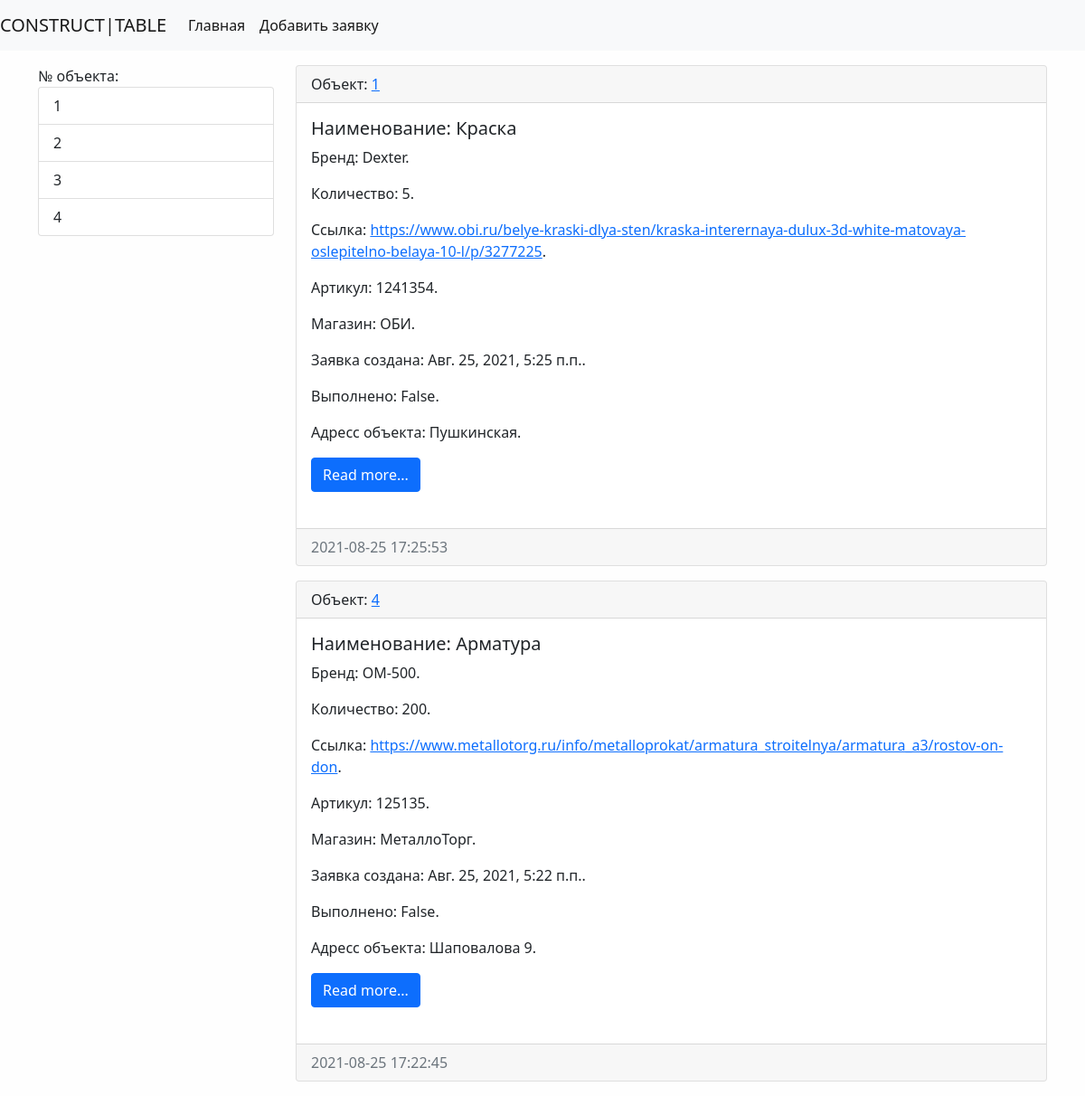
The page / on the database its author committed.
### application/models.py (models this page shows, shortened)
class ConstructionSite(models.Model):
    address = models.CharField(max_length=150, verbose_name='Адрес', db_index=True, blank=True)
    numb = models.IntegerField(validators=[MinValueValidator(1)], verbose_name='Номер объекта')
    class Meta:
        verbose_name = 'Объект'
        verbose_name_plural = 'Объекты'
        ordering = ['numb']
    def get_absolute_url(self):
        return reverse('area', kwargs={"area_id": self.pk})

class Application(models.Model):
    name = models.CharField(max_length=150, verbose_name='Наименование')
    brand = models.TextField(blank=True, verbose_name='Бренд')  # Необязательно к заполнению blank=True
    quantity = models.IntegerField(validators=[MinValueValidator(1)], verbose_name='Количество')
    link = models.URLField(max_length=500, blank=True, verbose_name='Ссылка')  # Подразумевает установку Field.db_index в True.
    item = models.IntegerField(validators=[MinValueValidator(1)], blank=True, verbose_name='Артикул')
    shop = models.TextField(blank=True, verbose_name='Магазин')
    created_at = models.DateTimeField(auto_now_add=True, verbose_name='Создано')  # Обозначение когда создан объект
    updated_at = models.DateTimeField(auto_now=True, verbose_name='Обновлено')  # Показывает когда был отредактирован объект
    is_executed = models.BooleanField(default=False, verbose_name='Выполнено')  # По умолчанию позиция в заявке не выполнена
    area = models.ForeignKey('ConstructionSite', on_delete=models.PROTECT, verbose_name='Объект')
    photo = models.ForeignKey('Photo', on_delete=models.PROTECT, null=True, verbose_name='Фото', blank=True)
    def get_absolute_url(self):
        return reverse('view_application', kwargs={"pk": self.pk})
    class Meta:
        verbose_name = 'Заявка'
        verbose_name_plural = 'Заявки'
        ordering = ['-created_at']

### application/views.py (the view)
# urls.py: path('', HomeApplication.as_view(), name='home'),
class HomeApplication(ListView):
    model = Application
    template_name = 'application/home_application_list.html'
    context_object_name = 'application' #указываем название вместо "object"
    def get_context_data(self, *, object_list=None, **kwargs):
        context = super().get_context_data(**kwargs)
        context['name'] = 'Главная страница'
        return context
    def get_queryset(self):
        return Application.objects.filter(is_executed=False)

### application/templatetags/application_tags.py (called while the page is built)
@register.inclusion_tag('application/list_areas.html')
def show_areas(arg1='Hello', arg2='world'):
    categories = ConstructionSite.objects.all()
    return {"categories": categories, "arg1": arg1, "arg2": arg2}

### application/templates/application/application_list.html (shortened to what this page needs)
{% extends 'base.html' %}
{% block sidebar %}
{% include 'inc/_sidebar.html' %}
{% endblock %}
{% block content %}
{% if object_list %}
{% for item_mat in object_list %}
<div class="card mb-3">
    <div class="card-header">
        Объект: <a href="{{item_mat.area.get_absolute_url }}">{{item_mat.area.numb}}</a>
    </div>
    <div class="card-body">
        <div class="media">
            <div class="media-body">
                <h5 class="card-title">Наименование: {{item_mat.name}}</h5>
                <p class="card-text">Бренд: {{item_mat.brand}}.</p>
                <p class="card-text">Количество: {{item_mat.quantity}}.</p>
                <p class="card-text">Ссылка: {{item_mat.link|urlize}}.</p>
                <p class="card-text">Артикул: {{item_mat.item}}.</p>
                <p class="card-text">Магазин: {{item_mat.shop}}.</p>
                <p class="card-text">Заявка создана: {{item_mat.created_at}}.</p>
                <p class="card-text">Выполнено: {{item_mat.is_executed}}.</p>
                <p class="card-text">Адресс объекта: {{item_mat.area.address}}.</p>
                <a href="{{item_mat.get_absolute_url}}" class="btn btn-primary">Read more...</a>
            </div>
        </div>
    </div>
    <div class="card-footer text-muted">
        {{item_mat.created_at|date:"Y-m-d H:i:s"}}
    </div>
</div>
{% endfor %}
{% else %}
Список заявок пуст...
{% endif %}
{% endblock %}

### templates/base.html (shortened to what this page needs)
{% load static %}
<!doctype html>
<html lang="en">
<head>
    <link href="{% static 'bootstrap/css/bootstrap.min.css' %}" rel="stylesheet" >
    <link href="{% static 'css/style.css' %}" rel="stylesheet" >
</head>
<body>
{% include 'inc/_nav.html' %}
<div class="container mt-3">
    <div class="row">
        <div class="col-md-3">
            {% block sidebar %} SIDEBAR {% endblock %}
        </div>
        <div class="col-md-9">
            {% block content %}CONTENT{% endblock %}
        </div>
    </div>
</div>
</body>
</html>

### templates/inc/_nav.html (shortened to what this page needs)
<nav class="navbar navbar-expand-lg navbar-light bg-light">
    <a class="navbar-brand" href="{% url 'home' %}">CONSTRUCT|TABLE</a>
    <div class="collapse navbar-collapse" id="navbarSupportedContent">
        <ul class="navbar-nav me-auto mb-2 mb-lg-0">
            <li class="nav-item"><a class="nav-link active" aria-current="page" href="{% url 'home' %}">Главная</a></li>
            <li class="nav-item"><a class="nav-link active" aria-current="page" href="{% url 'add_application' %}">Добавить заявку</a></li>
        </ul>
    </div>
</nav>

### templates/inc/_sidebar.html (shortened to what this page needs)
{% load application_tags %}
{% show_areas %}

### application/templates/application/list_areas.html
<div class="list-group">
    № объекта:
    {% for item in categories %}
    <a href="{{ item.get_absolute_url }}" class="list-group-item list-group-item-action">{{item.numb}}</a>
    {% endfor %}
</div>

### ConstrTable/static/css/style.css (style rules this page uses)
body { background-color: #fefefe; }

### rows shown on the page
ConstructionSite: numb "1"
ConstructionSite: numb "2"
ConstructionSite: numb "3"
ConstructionSite: numb "4"
Application: area.numb "1", name "Краска", brand "Dexter", quantity "5", link "https://www.obi.ru/belye-kraski-dlya-sten/kraska-interernaya-dulux-3d-white-matovaya-oslepitelno-belaya-10-l/p/3277225", item "1241354", shop "ОБИ", created_at "Авг. 25, 2021, 5:25 п.п.", is_executed "False", area.address "Пушкинская", created_at "2021-08-25 17:25:53"
Application: area.numb "4", name "Арматура", brand "ОМ-500", quantity "200", link "https://www.metallotorg.ru/info/metalloprokat/armatura_stroitelnya/armatura_a3/rostov-on-don", item "125135", shop "МеталлоТорг", created_at "Авг. 25, 2021, 5:22 п.п.", is_executed "False", area.address "Шаповалова 9", created_at "2021-08-25 17:22:45"
